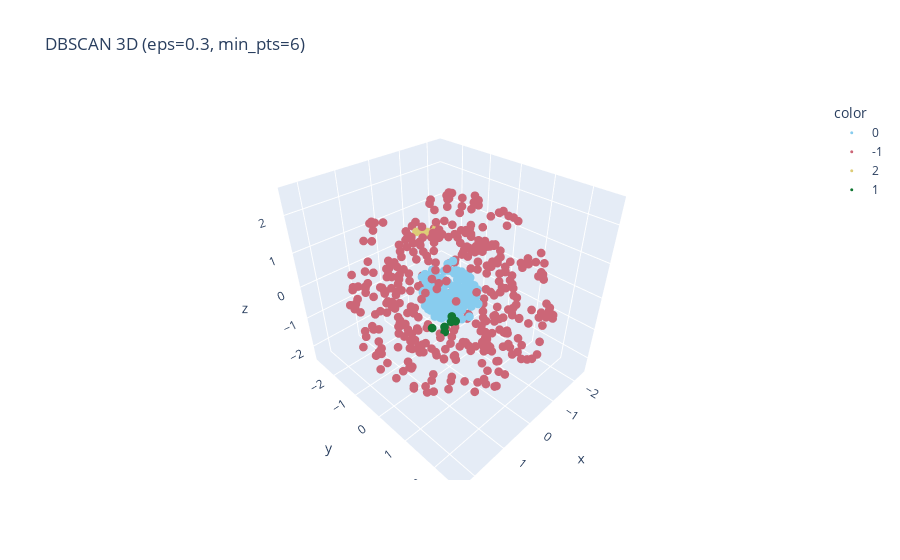

Write notebook code for a chart like this one.
### Code cell
for min_pts in [4, 6, 7, 8]:
    plot_k_distance(X_spheres, min_pts=min_pts, 
                    title=f"K-Distance (min_pts={min_pts})")

eps_values = [0.1, 0.2, 0.3, 0.5, 0.6]
min_pts_values = [5, 6, 7, 8]

results = []
for eps in eps_values:
    for min_pts in min_pts_values:
        dbscan3d = DBSCAN(eps=eps, min_pts=min_pts)
        labels3d = dbscan3d.fit_predict(X_spheres)
        n_clusters = len(np.unique(labels3d)) - (1 if -1 in labels3d else 0)
        n_noise = np.sum(labels3d == -1)
        results.append((eps, min_pts, n_clusters, n_noise))

df_results = pd.DataFrame(results, columns=["eps", "min_pts", "n_clusters", "n_noise"])
print(df_results)

best_eps, best_min_pts = 0.3, 6
dbscan_best3d = DBSCAN(eps=best_eps, min_pts=best_min_pts)
labels_best3d = dbscan_best3d.fit_predict(X_spheres)

fig = px.scatter_3d(
    x=X_spheres[:,0],
    y=X_spheres[:,1],
    z=X_spheres[:,2],
    color=labels_best3d.astype(str),
    color_discrete_sequence=px.colors.qualitative.Safe,
    title=f"DBSCAN 3D (eps={best_eps}, min_pts={best_min_pts})"
)
fig.update_traces(marker=dict(size=3))
fig.show()

### Figure 1 — Plotly figure (JSON) as saved in the notebook; plotly's stock layout.template omitted (floating-point values rounded to 4 significant figures; data arrays with more than 128 entries replaced by an {"elided": "..."} marker saying what was removed)
{"data": [{"hovertemplate": "color=0<br>x=%{x}<br>y=%{y}<br>z=%{z}<extra></extra>", "legendgroup": "0", "marker": {"color": "rgb(136, 204, 238)", "size": 3, "symbol": "circle"}, "mode": "markers", "name": "0", "scene": "scene", "showlegend": true, "type": "scatter3d", "x": {"elided": "199 float values"}, "y": {"elided": "199 float values"}, "z": {"elided": "199 float values"}}, {"hovertemplate": "color=-1<br>x=%{x}<br>y=%{y}<br>z=%{z}<extra></extra>", "legendgroup": "-1", "marker": {"color": "rgb(204, 102, 119)", "size": 3, "symbol": "circle"}, "mode": "markers", "name": "-1", "scene": "scene", "showlegend": true, "type": "scatter3d", "x": {"elided": "389 float values"}, "y": {"elided": "389 float values"}, "z": {"elided": "389 float values"}}, {"hovertemplate": "color=2<br>x=%{x}<br>y=%{y}<br>z=%{z}<extra></extra>", "legendgroup": "2", "marker": {"color": "rgb(221, 204, 119)", "size": 3, "symbol": "circle"}, "mode": "markers", "name": "2", "scene": "scene", "showlegend": true, "type": "scatter3d", "x": [-0.1247, -0.02639, -0.2087, -0.4841, -0.3303, -0.3069], "y": [-1.09, -1.195, -1.008, -1.017, -0.7902, -0.8646], "z": [1.296, 1.272, 1.27, 1.178, 1.422, 1.293]}, {"hovertemplate": "color=1<br>x=%{x}<br>y=%{y}<br>z=%{z}<extra></extra>", "legendgroup": "1", "marker": {"color": "rgb(17, 119, 51)", "size": 3, "symbol": "circle"}, "mode": "markers", "name": "1", "scene": "scene", "showlegend": true, "type": "scatter3d", "x": [1.094, 1.154, 1.394, 0.9493, 1.251, 0.9373], "y": [1.135, 0.9868, 0.8474, 1.127, 1.093, 0.9963], "z": [0.3908, 0.1938, 0.2218, 0.3201, 0.1688, 0.3712]}], "layout": {"legend": {"title": {"text": "color"}, "tracegroupgap": 0}, "scene": {"domain": {"x": [0, 1], "y": [0, 1]}, "xaxis": {"title": {"text": "x"}}, "yaxis": {"title": {"text": "y"}}, "zaxis": {"title": {"text": "z"}}}, "title": {"text": "DBSCAN 3D (eps=0.3, min_pts=6)"}}}
